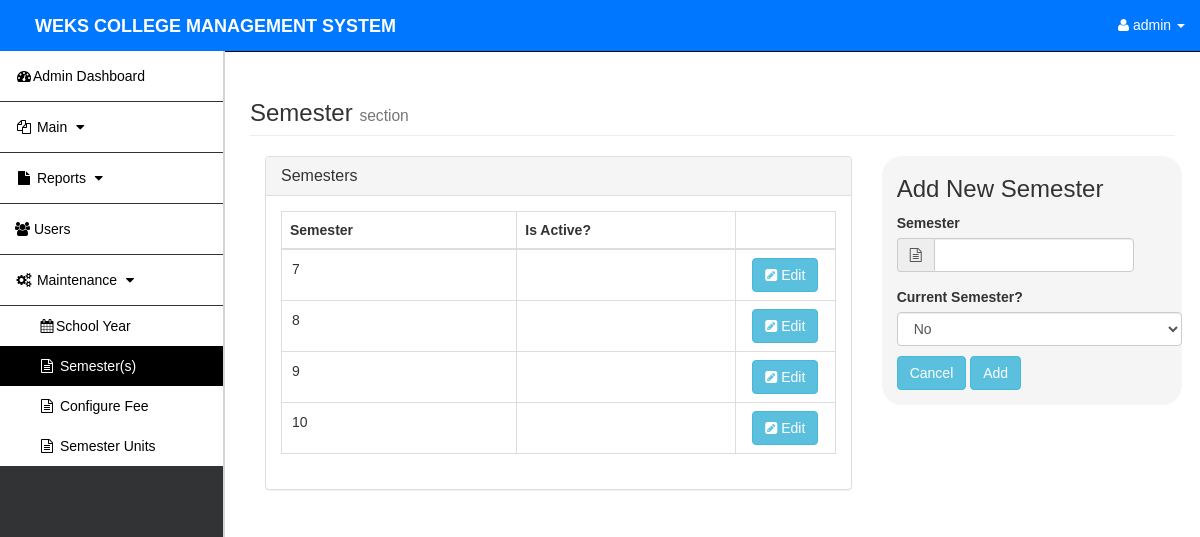
/rms.php?page=grade (signed in), run on an earlier commit of the app's database.
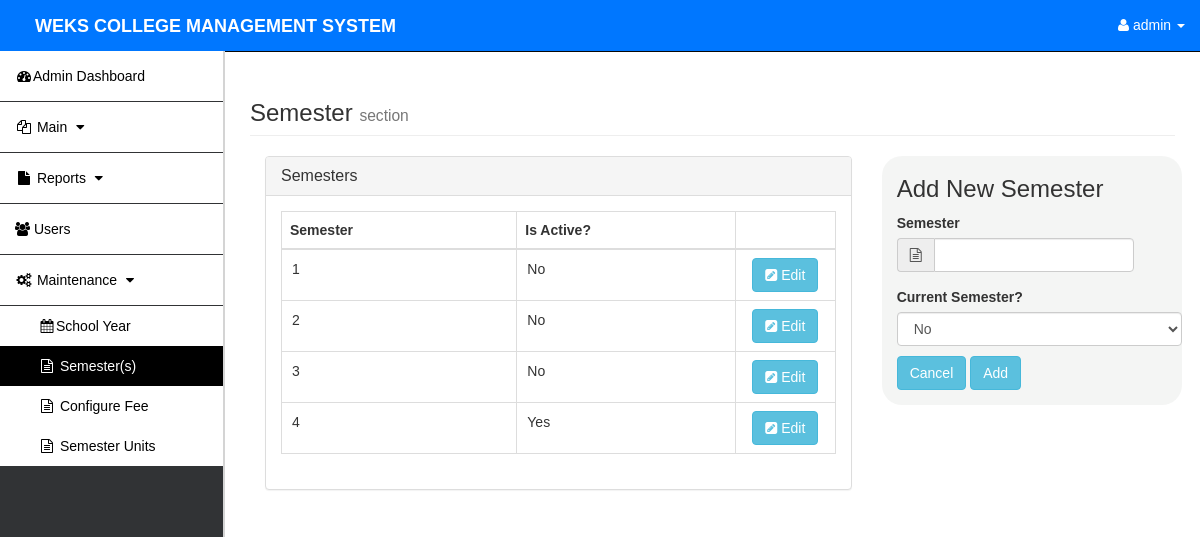
And on a later commit of the database.
### tables this page shows
CREATE TABLE `grade` (
  `grade_id` int(10) NOT NULL,
  `grade` varchar(10) NOT NULL,
  `status` varchar(10) NOT NULL DEFAULT 'No'
);

### grade.php (the view, shortened to what this page needs)
          <h3 class="page-header">Semester <small>section</small></h3>
       <div class="col-md-8 " id="s_page">
              <div class="panel panel-default">
        <div class="panel-heading">
          <h3 class="panel-title">Semesters</h3>
        </div>
        <div class="panel-body">
  <table id="students" class="table table-hover table-bordered">
    <thead>
      <tr>
        <th style="width:20%">Semester</th>
         <th style="width:10%">Is Active?</th>
        <th style="width:10%"></th>
      </tr>
    </thead>
    <tbody>
    <?php
    include 'db.php';
    $sql=  mysqli_query($conn, "SELECT * FROM grade Order by grade_id ASC ");
    while($row = mysqli_fetch_assoc($sql)) {
    ?>
      <tr>
        <td><input id="grade<?php echo $row["grade_id"] ?>"  name="" type="text" style="border:0px" value="<?php echo $row['grade'] ?>" readonly></td>
        <td><input id="grade<?php echo $row["grade_id"] ?>"  name="" type="text" style="border:0px" value="<?php echo $row['status'] ?>" readonly></td>
        <td><center><a onclick="update_grade(<?php echo $row["grade_id"]?>)" class="btn btn-info" ><i class="fa fa-pencil-square" aria-hidden="true"></i> Edit</a></center></td>
      </tr>
      <?php
    }
      ?>
    </tbody>
  </table>
</div>
</div>
</div>
      <div class="col-md-4" id="">
            <div class="container frm-new">
      <div class="row main">
        <div class="main-login main-center">
        <h3 id="head">Add New Semester</h3>
          <form class="" method="post">
            <div class="form-group">
              <label for="grade" class="cols-sm-2 control-label">Semester</label>
              <div class="cols-sm-4">
                <div class="input-group">
                  <span class="input-group-addon"><i class="fa fa-file-text-o" aria-hidden="true"></i></span>
                  <input type="text" class="form-control" id="grade" name="grade"
                  style="width:200px" value="<?php if(isset($_POST['grade'])){echo $_POST['grade'];} ?>"/>
                </div>
              </div>
            </div>
            <label  class="cols-sm-2 control-label">Current Semester?</label>
            <div style="padding-bottom: 10px;" id="status">
              <select class="form-control" name="status" id="status">
                <option>No</option>
              </select>
            </div>
            <div class="form-group ">
            <input type="reset" class="btn btn-info " id="reset" name="reset" value="Cancel">
              <button class="btn btn-info" id="btn_add">Add</button>
            </div>
          </form>
        </div>
      </div>
    </div>
    </div>

What changed in the data, as far as the page shows it:
changed grade (number 1 of 4 on the later page): grade_id+grade "7" → "1"; status (not shown) → "No"
changed grade (number 2 of 4 on the later page): grade_id+grade "8" → "2"; status (not shown) → "No"
changed grade (number 3 of 4 on the later page): grade_id+grade "9" → "3"; status (not shown) → "No"
changed grade: grade_id+grade "10" → "4"; status (not shown) → "Yes"
